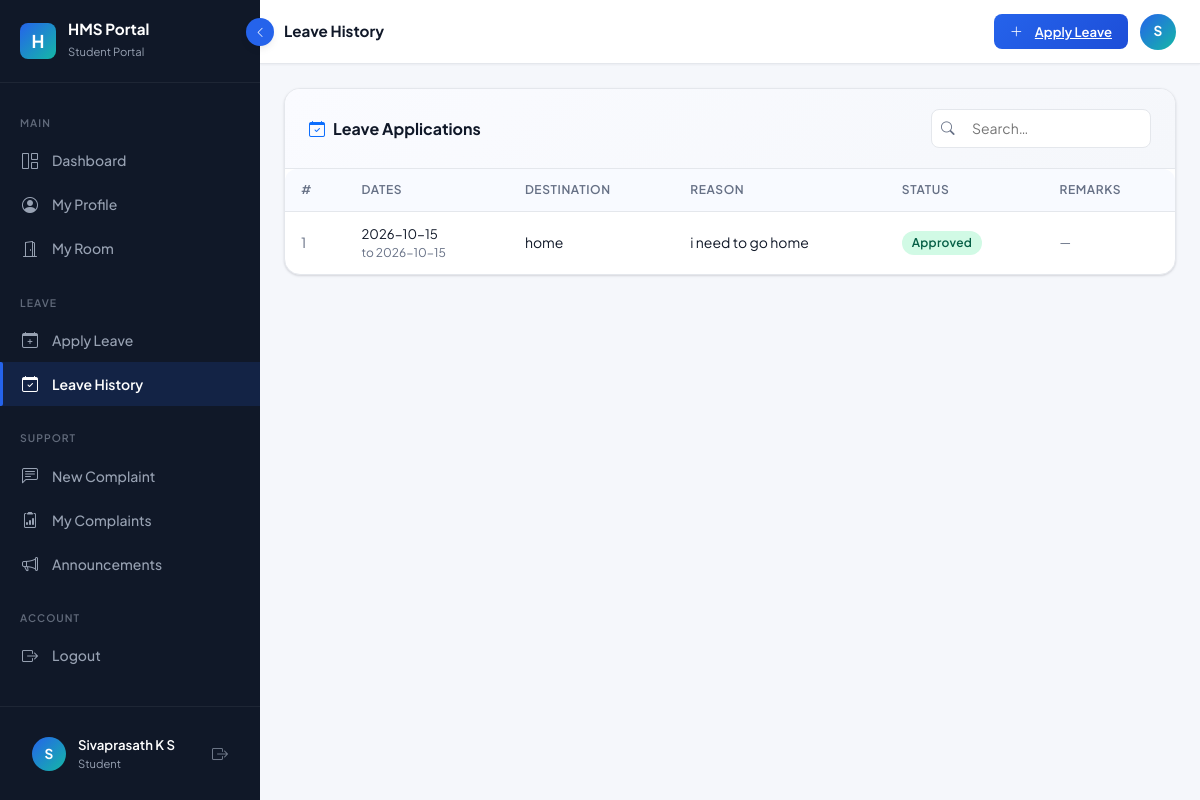
The app's page /student/leave-history (signed in) with its own data.
### tables this page shows
CREATE TABLE Users (
    user_id       INTEGER PRIMARY KEY AUTOINCREMENT,
    email         TEXT NOT NULL UNIQUE,
    password_hash TEXT NOT NULL,
    role          TEXT NOT NULL DEFAULT 'student' CHECK(role IN ('admin','student')),
    full_name     TEXT NOT NULL,
    phone         TEXT,
    is_active     INTEGER NOT NULL DEFAULT 1,
    created_at    TEXT NOT NULL DEFAULT (datetime('now')),
    updated_at    TEXT NOT NULL DEFAULT (datetime('now'))
);

CREATE TABLE LeaveRequests (
    leave_id          INTEGER PRIMARY KEY AUTOINCREMENT,
    student_id        INTEGER NOT NULL REFERENCES Students(student_id) ON DELETE CASCADE,
    start_date        TEXT NOT NULL,
    end_date          TEXT NOT NULL,
    destination       TEXT,
    reason            TEXT,
    emergency_contact TEXT,
    status            TEXT NOT NULL DEFAULT 'Pending' CHECK(status IN ('Pending','Approved','Rejected')),
    admin_remarks     TEXT,
    reviewed_by       INTEGER REFERENCES Users(user_id),
    reviewed_at       TEXT,
    created_at        TEXT NOT NULL DEFAULT (datetime('now'))
);

### routes/student_routes.py (the view)
@student_bp.route('/leave-history')
@student_required
def leave_history():
    user_id = session['user_id']
    student = student_service.get_student_by_user_id(user_id)
    if not student:
        flash('Student profile not found. Contact admin.', 'warning')
        return redirect(url_for('auth.logout'))
    leaves  = leave_service.get_leaves(student['student_id'])
    return render_template('student/leave_history.html', student=student, leaves=leaves)

### models/db.py (called while the page is built, shortened)
def get_db_path():
    if os.environ.get('DATABASE_FILE'):
        return os.environ['DATABASE_FILE']

def get_db():
    if 'db' not in g:
        db_path = get_db_path()
        g.db = sqlite3.connect(
            db_path,
            detect_types=sqlite3.PARSE_DECLTYPES | sqlite3.PARSE_COLNAMES
        )
        g.db.row_factory = sqlite3.Row   # rows behave like dicts
        g.db.execute("PRAGMA foreign_keys = ON")
        try:
            g.db.execute("PRAGMA journal_mode = WAL")
        except sqlite3.OperationalError:
            g.db.execute("PRAGMA journal_mode = DELETE")
    return g.db

def _wrap_row(d):
    for k, v in d.items():
        if isinstance(v, str) and (k in DATE_KEYS or k.endswith('_date') or k.endswith('_at')):
            d[k] = DateString(v)
    return d

def fetchall(sql, params=()):
    cur = get_db().execute(sql, params)
    rows = cur.fetchall()
    return [_wrap_row(dict(r)) for r in rows]

def fetchone(sql, params=()):
    cur = get_db().execute(sql, params)
    row = cur.fetchone()
    return _wrap_row(dict(row)) if row else None

### services/leave_service.py (called while the page is built, shortened)
def get_leaves(student_id=None):
    if student_id:
        return db.fetchall(
            """SELECT l.*, u.full_name, s.registration_number
               FROM LeaveRequests l
               JOIN Students s ON l.student_id = s.student_id
               JOIN Users u    ON s.user_id    = u.user_id
               WHERE l.student_id=?
               ORDER BY l.created_at DESC""",
            (student_id,)
        )

### services/student_service.py (called while the page is built)
def get_student_by_user_id(user_id):
    return db.fetchone(
        """SELECT s.*, u.email, u.full_name, u.phone, u.is_active
           FROM Students s
           JOIN Users u ON s.user_id = u.user_id
           WHERE s.user_id = ?""",
        (user_id,)
    )

### templates/student/leave_history.html (shortened to what this page needs)
{% extends "layouts/dashboard.html" %}
{% block page_title %}Leave History{% endblock %}
{% block sidebar_role %}Student Portal{% endblock %}
{% block sidebar_nav %}{% include 'student/_nav.html' %}{% endblock %}
{% block topbar_actions %}
<a href="{{ url_for('student.apply_leave') }}" class="btn-hms-primary" style="padding:0.45rem 1rem;font-size:0.82rem;">
  <i class="bi bi-plus-lg me-1"></i> Apply Leave
</a>
{% endblock %}
{% block content %}
<div class="hms-card animate-fade-in-up">
  <div class="hms-card-header">
    <span class="hms-card-title"><i class="bi bi-calendar-check text-primary"></i> Leave Applications</span>
    <div class="hms-search" style="width:220px;">
      <input type="text" class="hms-search-input" data-search-table="leaveTable" placeholder="Search…" style="width:100%;"/>
    </div>
  </div>
  <div class="table-responsive-hms">
    {% if leaves %}
    <table class="hms-table" id="leaveTable">
      <thead>
        <tr>
          <th>#</th><th>Dates</th><th>Destination</th><th>Reason</th><th>Status</th><th>Remarks</th>
        </tr>
      </thead>
      <tbody>
      {% for l in leaves %}
      <tr>
        <td style="color:var(--hms-text-muted);">{{ loop.index }}</td>
        <td>
          <div class="fw-600" style="font-size:0.82rem;">{{ l.start_date }}</div>
          <div style="font-size:0.75rem;color:var(--hms-text-muted);">to {{ l.end_date }}</div>
        </td>
        <td>{{ l.destination }}</td>
        <td style="max-width:200px;overflow:hidden;text-overflow:ellipsis;white-space:nowrap;" title="{{ l.reason }}">{{ l.reason }}</td>
        <td>
          <span class="badge-hms badge-{{ l.status.lower() }}">{{ l.status }}</span>
        </td>
        <td style="font-size:0.8rem;color:var(--hms-text-muted);">{{ l.admin_remarks or '—' }}</td>
      </tr>
      {% endfor %}
      </tbody>
    </table>
    {% endif %}
  </div>
</div>
{% endblock %}

### templates/layouts/dashboard.html (shortened to what this page needs)
{% extends "layouts/base.html" %}
{% block body %}
<nav class="hms-sidebar" id="hmsSidebar">
  <div class="sidebar-brand">
    <div class="brand-logo">H</div>
    <div class="brand-text">
      <span class="brand-name">HMS Portal</span>
      <span class="brand-sub">{% block sidebar_role %}Student{% endblock %}</span>
    </div>
  </div>
  <div class="sidebar-nav">
    {% block sidebar_nav %}{% endblock %}
  </div>
  <div class="sidebar-footer">
    <div class="user-card" title="{{ session.name }}">
      <div class="user-avatar">{{ session.name[0]|upper if session.name else 'U' }}</div>
      <div class="user-info">
        <div class="user-name">{{ session.name }}</div>
        <div class="user-role">{{ session.role|capitalize }}</div>
      </div>
      <a href="{{ url_for('auth.logout') }}" class="ms-auto text-muted" style="font-size:1rem; color:rgba(152,162,179,0.7)!important; text-decoration:none;" title="Logout">
        <i class="bi bi-box-arrow-right"></i>
      </a>
    </div>
  </div>
</nav>
<button class="sidebar-toggle" id="sidebarToggle" aria-label="Toggle sidebar">
  <i class="bi bi-chevron-left toggle-icon"></i>
</button>
<main class="hms-main" id="hmsMain">
  <header class="hms-topbar">
    <div class="d-flex align-items-center gap-3">
      <div>
        <h6 class="mb-0 fw-700" style="font-weight:700; font-size:0.95rem;">
          {% block page_title %}Dashboard{% endblock %}
        </h6>
      </div>
    </div>
    <div class="topbar-actions">
      {% block topbar_actions %}{% endblock %}
      <div class="topbar-avatar" title="{{ session.name }}">
        {{ session.name[0]|upper if session.name else 'U' }}
      </div>
    </div>
  </header>
  <div class="hms-page-content">
    {% block content %}{% endblock %}
  </div>
</main>
{% endblock %}

### static/css/main.css (style rules this page uses)
*, *::before, *::after { box-sizing: border-box; }
body { font-family: 'Plus Jakarta Sans', 'Inter', system-ui, -apple-system, sans-serif; background: var(--hms-bg); color: var(--hms-text); margin: 0; padding: 0; -webkit-font-smoothing: antialiased; }
a { color: var(--hms-blue); }
.topbar-actions { display: flex; align-items: center; gap: var(--space-3); }
.topbar-avatar { width: 36px; height: 36px; background: linear-gradient(135deg, var(--hms-blue), var(--hms-teal)); border-radius: 50%; display: flex; align-items: center; justify-content: center; color: #fff; font-weight: 700; font-size: 0.85rem; cursor: pointer; }
.table-responsive-hms { overflow-x: auto; border-radius: var(--radius-md); }

### records on screen
Users: name "Sivaprasath K S", role "Student"
LeaveRequests: start_date "2026-10-15", end_date "2026-10-15", destination "home", reason "i need to go home", status "Approved", admin_remarks "—"

### other values on screen
{{ session.name[0]|upper if session.name else 'U' }} "S"
